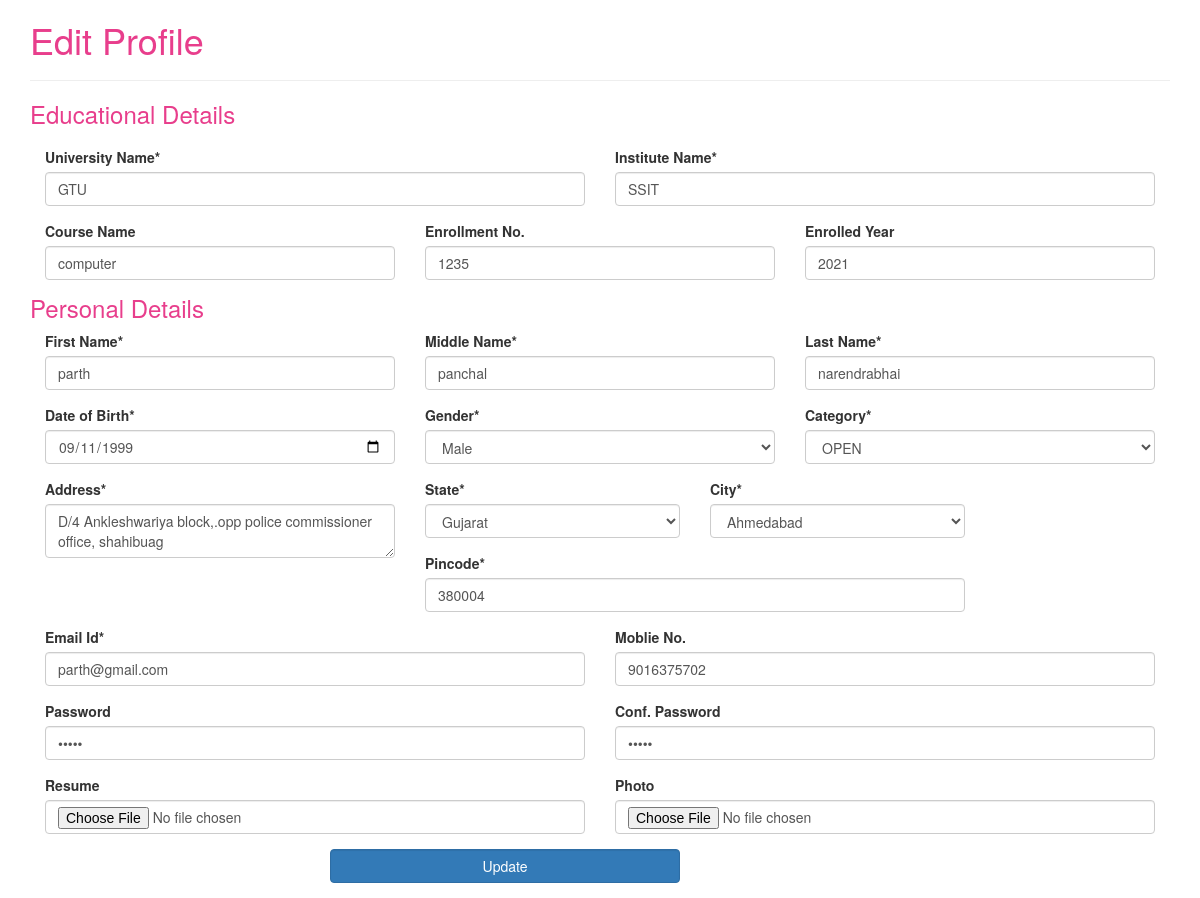
The page /edit.php?id=7 on the database its author committed.
### tables this page shows
CREATE TABLE `student` (
  `stuid` int(10) NOT NULL,
  `universityname` varchar(50) NOT NULL,
  `institutename` varchar(20) NOT NULL,
  `coursename` varchar(20) NOT NULL,
  `enrollmentno` int(20) NOT NULL,
  `enrollmentyear` varchar(10) NOT NULL,
  `firstname` varchar(20) NOT NULL,
  `middlename` varchar(20) NOT NULL,
  `lastname` varchar(20) NOT NULL,
  `dob` varchar(20) NOT NULL,
  `gender` varchar(20) NOT NULL,
  `category` varchar(20) NOT NULL,
  `address` longtext NOT NULL,
  `state` varchar(20) NOT NULL,
  `city` varchar(20) NOT NULL,
  `pincode` varchar(10) NOT NULL,
  `emailid` varchar(50) NOT NULL,
  `mobileno` varchar(20) NOT NULL,
  `password` varchar(20) NOT NULL,
  `resume` longtext NOT NULL,
  `photo` longtext NOT NULL
);

### edit.php (the view, shortened to what this page needs)
<!DOCTYPE html>
<html lang="en">
<head>
  <link rel="stylesheet" href="https://maxcdn.bootstrapcdn.com/bootstrap/3.4.1/css/bootstrap.min.css">
</head>
<body>
<div class="container">
  <div> <h1 style="color:#e83e8c;">Edit Profile<h1></div>
  <hr>
  <h3 style="color: #e83e8c;">Educational Details</h3>
  <?php
  	include('connection.php');
		$id = $_REQUEST['id'];
		$sql = "SELECT * FROM student WHERE stuid=$id";
		$result =mysqli_query($conn,$sql);
          if(mysqli_num_rows($result))
          {
          	  $row = mysqli_fetch_assoc($result);
          }
          else
          {
          	  echo "error".mysqli_error($con);
          }
    ?>
  <form action="update.php" method="post" enctype="multipart/form-data">
    <div class="form-group col-md-6">
      <label for="text">University Name*</label>
      <input type="text" class="form-control" placeholder="Enter University Name" name="universityname" value='<?php echo $row["universityname"];?>'>
    </div>
    <div class="form-group col-md-6">
      <label for="text">Institute Name*</label>
      <input type="text" class="form-control"  placeholder="Enter Institute Name" name="institutename" value='<?php echo $row["institutename"];?>'>
    </div>
   <div class="form-group col-md-4">
      <label for="text">Course Name</label>
      <input type="text" class="form-control"  placeholder="Enter Course name" name="course" value='<?php echo $row["coursename"];?>'>
    </div>
    <div class="form-group col-md-4">
      <label for="text">Enrollment No.</label>
      <input type="text" class="form-control"  placeholder="Enter Enrollment No." name="eno" value='<?php echo $row["enrollmentno"];?>'>
    </div>
    <div class="form-group col-md-4">
      <label for="text">Enrolled Year</label>
      <input type="text" class="form-control"  placeholder="Enter Enrolled Year" name="enoyear" value='<?php echo $row["enrollmentyear"];?>'>
    </div>
     <h3 style="color: #e83e8c;">Personal Details</h3>
      <div class="form-group col-md-4">
      <label for="text">First Name*</label>
      <input type="text" class="form-control" placeholder="Enter First sName" name="fname" value='<?php echo $row["firstname"];?>'>
    </div>
    <div class="form-group col-md-4">
      <label for="text">Middle Name*</label>
      <input type="text" class="form-control"  placeholder="Enter Middle Name" name="mname" value='<?php echo $row["middlename"];?>'>
    </div>
   <div class="form-group col-md-4">
      <label for="text">Last Name*</label>
      <input type="text" class="form-control"  placeholder="Enter Last name" name="lname" value='<?php echo $row["lastname"];?>'>
    </div>
    <div class="form-group col-md-4">
      <label for="text">Date of Birth*</label>
      <input type="date" class="form-control"  placeholder="Enter Date Of Birth" name="dob" value='<?php echo $row["dob"];?>'>
    </div>
    <div class="form-group col-md-4">
      <label for="text">Gender*</label>
      <SELECT class="form-control" name="gender" value='<?php echo $row["gender"];?>'>
        <option value="male">Male</option>
      </SELECT>
    </div>
    <div class="form-group col-md-4">
      <label for="text">Category*</label>
      <SELECT class="form-control" name="category" value='<?php echo $row["category"];?>'>
        <option value="OPEN">OPEN</option>
      </SELECT>
    </div>
    <div class="form-group col-md-4">
      <label for="text">Address*</label>
     <textarea name="address" class="form-control" placeholder="Enter Address"><?php echo $row["address"];?></textarea>
    </div>
    <div class="form-group col-md-3">
      <label for="text">State*</label>
      <SELECT class="form-control" name="state" value='<?php echo $row["state"];?>'>
        <option value="gujarat">Gujarat</option>
      </SELECT>
    </div>
     <div class="form-group col-md-3">
      <label for="text">City*</label>
      <SELECT class="form-control" name="city" value='<?php echo $row["city"];?>'>
        <option value="Ahmedabad">Ahmedabad</option>
      </SELECT>
    </div>
    <div class="form-group col-md-6">
      <label for="text">Pincode*</label>
      <input type="text" class="form-control" placeholder="Enter pincode" name="pincode" value='<?php echo $row["pincode"];?>'>
    </div>
    <div class="form-group col-md-6">
      <label for="text">Email Id*</label>
      <input type="email" class="form-control" placeholder="Enter Email" name="email" value='<?php echo $row["emailid"];?>'>
    </div>
    <div class="form-group col-md-6">
      <label for="text">Moblie No.</label>
      <input type="text" class="form-control" placeholder="Enter mobile number" name="moblie" value='<?php echo $row["mobileno"];?>'>
    </div>
    <div class="form-group col-md-6">
      <label for="text">Password</label>
      <input type="password" class="form-control" placeholder="Enter Password" name="password" value='<?php echo $row["password"];?>'>
    </div>
    <div class="form-group col-md-6">
      <label for="text">Conf. Password</label>
      <input type="password" class="form-control" placeholder="Enter Conf.Password" name="confpassword" value='<?php echo $row["password"];?>'>
    </div>
    <div class="form-group col-md-6">
      <label for="text">Resume</label>
      <input type="file" class="form-control" name="resume" value='<?php echo $row["resume"];?>'>
    </div>
     <div class="form-group col-md-6">
      <label for="text">Photo</label>
      <input type="file" class="form-control" name="photo" value='<?php echo $row["photo"];?>'>
    </div>
    <div  class="form-group col-md-4" style="margin-left:25%">
      <input type="submit" class="form-control btn btn-primary" name="update" value="Update">
    <br>
    </div>
  </form>
</div>
</body>
</html>

### rows shown on the page
student: universityname "GTU", institutename "SSIT", course "computer", eno "1235", enoyear "2021", fname "parth", mname "panchal", lname "narendrabhai", dob "09/11/1999", gender "Male", category "OPEN", address "D/4 Ankleshwariya block,.opp police commissioner office, shahibuag", state "Gujarat", city "Ahmedabad", pincode "380004", email "parth@gmail.com", moblie "9016375702"
